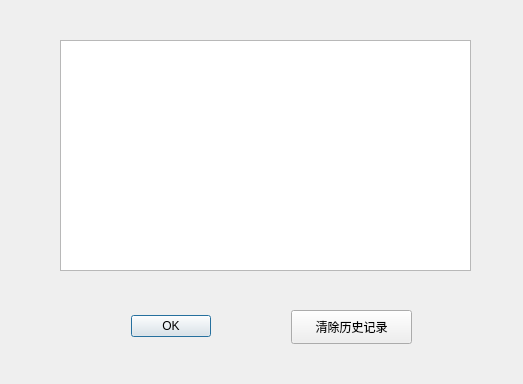
<?xml version="1.0" encoding="UTF-8"?>
<ui version="4.0">
 <class>HistoryDialog</class>
 <widget class="QDialog" name="HistoryDialog">
  <property name="geometry">
   <rect>
    <x>0</x>
    <y>0</y>
    <width>523</width>
    <height>384</height>
   </rect>
  </property>
  <property name="windowTitle">
   <string>历史记录</string>
  </property>
  <widget class="QDialogButtonBox" name="buttonBox">
   <property name="geometry">
    <rect>
     <x>80</x>
     <y>310</y>
     <width>131</width>
     <height>32</height>
    </rect>
   </property>
   <property name="orientation">
    <enum>Qt::Horizontal</enum>
   </property>
   <property name="standardButtons">
    <set>QDialogButtonBox::Ok</set>
   </property>
  </widget>
  <widget class="QTableView" name="tableView">
   <property name="geometry">
    <rect>
     <x>60</x>
     <y>40</y>
     <width>411</width>
     <height>231</height>
    </rect>
   </property>
  </widget>
  <widget class="QPushButton" name="pushButton">
   <property name="geometry">
    <rect>
     <x>291</x>
     <y>310</y>
     <width>121</width>
     <height>34</height>
    </rect>
   </property>
   <property name="text">
    <string>清除历史记录</string>
   </property>
  </widget>
 </widget>
 <resources/>
 <connections>
  <connection>
   <sender>buttonBox</sender>
   <signal>accepted()</signal>
   <receiver>HistoryDialog</receiver>
   <slot>accept()</slot>
   <hints>
    <hint type="sourcelabel">
     <x>248</x>
     <y>254</y>
    </hint>
    <hint type="destinationlabel">
     <x>157</x>
     <y>274</y>
    </hint>
   </hints>
  </connection>
  <connection>
   <sender>buttonBox</sender>
   <signal>rejected()</signal>
   <receiver>HistoryDialog</receiver>
   <slot>reject()</slot>
   <hints>
    <hint type="sourcelabel">
     <x>316</x>
     <y>260</y>
    </hint>
    <hint type="destinationlabel">
     <x>286</x>
     <y>274</y>
    </hint>
   </hints>
  </connection>
 </connections>
</ui>
